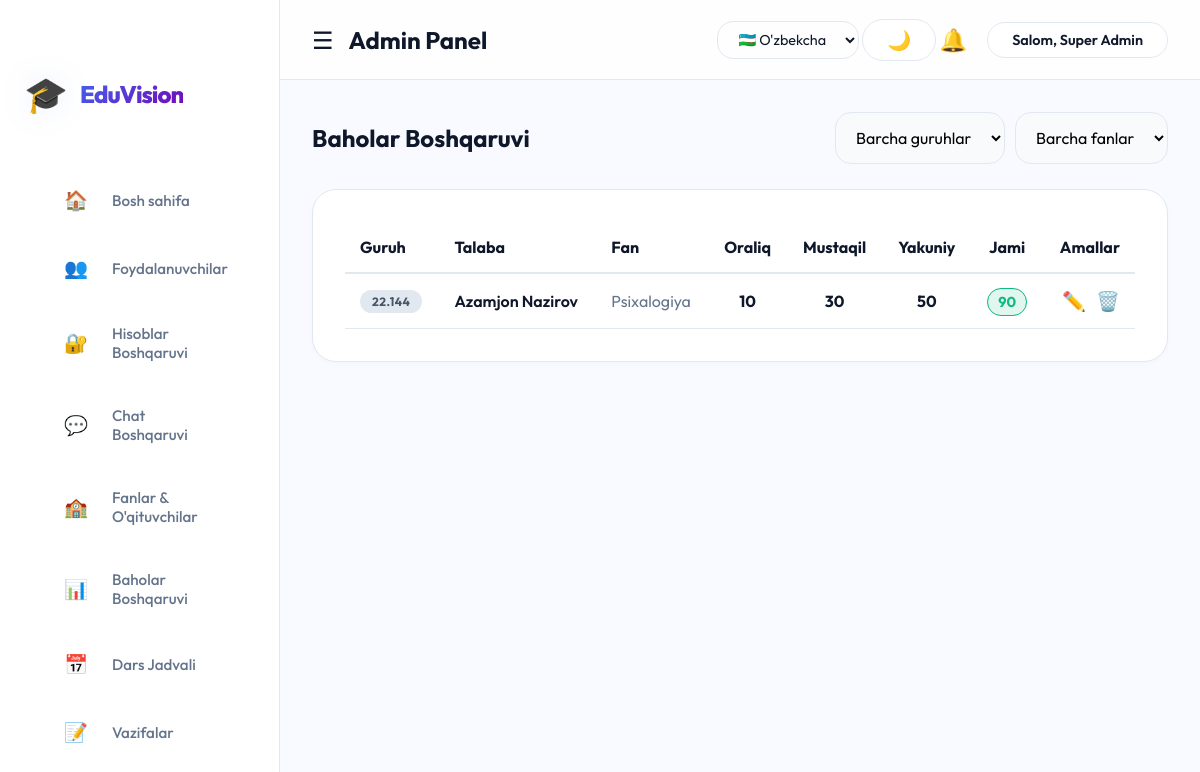
The app's page /admin/grades.php (signed in) with its own data.
### tables this page shows
CREATE TABLE `grades` (
  `id` int(11) NOT NULL,
  `student_id` int(11) DEFAULT NULL,
  `subject_id` int(11) DEFAULT NULL,
  `oraliq` int(11) DEFAULT '0',
  `mustaqil` int(11) DEFAULT '0',
  `yakuniy` int(11) DEFAULT '0',
  `created_at` timestamp NULL DEFAULT CURRENT_TIMESTAMP
);

CREATE TABLE `groups` (
  `id` int(11) NOT NULL,
  `name` varchar(100) NOT NULL,
  `created_at` timestamp NULL DEFAULT CURRENT_TIMESTAMP
);

CREATE TABLE `users` (
  `id` int(11) NOT NULL,
  `name` varchar(100) NOT NULL,
  `email` varchar(100) NOT NULL,
  `password` varchar(255) NOT NULL,
  `role` enum('admin','student','teacher') NOT NULL,
  `created_at` timestamp NULL DEFAULT CURRENT_TIMESTAMP,
  `status` enum('active','pending') NOT NULL DEFAULT 'pending'
);

CREATE TABLE `subjects` (
  `id` int(11) NOT NULL,
  `name` varchar(100) NOT NULL
);

### admin/grades.php (the view, shortened to what this page needs)
<?php
require '../config/db.php';
$group_filter = isset($_GET['group_id']) ? $_GET['group_id'] : '';
$subject_filter = isset($_GET['subject_id']) ? $_GET['subject_id'] : '';
$where_clauses = [];
$params = [];
$where_sql = !empty($where_clauses) ? "WHERE " . implode(" AND ", $where_clauses) : "";
$query = "
    SELECT g.*, u.name as student_name, s.name as subject_name, gr.name as group_name
    FROM grades g
    JOIN users u ON g.student_id = u.id
    JOIN subjects s ON g.subject_id = s.id
    JOIN user_groups ug ON u.id = ug.user_id
    JOIN `groups` gr ON ug.group_id = gr.id
    $where_sql
    ORDER BY gr.name, u.name
";
$stmt = $pdo->prepare($query);
$stmt->execute($params);
$grades = $stmt->fetchAll();
?>
<!DOCTYPE html>
<html lang="uz">
<head>
    <link rel="stylesheet" href="../assets/css/style.css">
</head>
<body>
    <?php include 'sidebar.php'; ?>
    <div class="main-content">
        <div style="display: flex; justify-content: space-between; align-items: center; margin-bottom: 25px;">
            <h2>Baholar Boshqaruvi</h2>
            <div style="display: flex; gap: 10px;">
                <select onchange="location.href='?group_id='+this.value+'&subject_id=<?= $subject_filter ?>'" class="form-control" style="width: auto;">
                    <option value="">Barcha guruhlar</option>
                </select>
                <select onchange="location.href='?subject_id='+this.value+'&group_id=<?= $group_filter ?>'" class="form-control" style="width: auto;">
                    <option value="">Barcha fanlar</option>
                </select>
            </div>
        </div>
        <div class="card">
            <div style="overflow-x: auto;">
                <table style="width: 100%; border-collapse: collapse;">
                    <thead>
                        <tr style="text-align: left; border-bottom: 2px solid var(--border-color);">
                            <th style="padding: 15px;">Guruh</th>
                            <th style="padding: 15px;">Talaba</th>
                            <th style="padding: 15px;">Fan</th>
                            <th style="padding: 15px; text-align: center;">Oraliq</th>
                            <th style="padding: 15px; text-align: center;">Mustaqil</th>
                            <th style="padding: 15px; text-align: center;">Yakuniy</th>
                            <th style="padding: 15px; text-align: center;">Jami</th>
                            <th style="padding: 15px; text-align: right;">Amallar</th>
                        </tr>
                    </thead>
                    <tbody>
                        <?php foreach ($grades as $g):
                            $total = $g['oraliq'] + $g['mustaqil'] + $g['yakuniy'];
                            $color = '#64748b';
                            if ($total >= 86) $color = '#10b981';
                            elseif ($total >= 71) $color = '#3b82f6';
                            elseif ($total >= 56) $color = '#f59e0b';
                            else $color = '#ef4444';
                        ?>
                            <tr style="border-bottom: 1px solid var(--border-color); transition: 0.2s;" onmouseover="this.style.background='rgba(0,0,0,0.02)'" onmouseout="this.style.background='transparent'">
                                <td style="padding: 15px;"><span class="badge" style="background: #e2e8f0; color: #475569;"><?= htmlspecialchars($g['group_name']) ?></span></td>
                                <td style="padding: 15px; font-weight: 600;"><?= htmlspecialchars($g['student_name']) ?></td>
                                <td style="padding: 15px; color: var(--text-light);"><?= htmlspecialchars($g['subject_name']) ?></td>
                                <td style="padding: 15px; text-align: center; font-weight: bold;"><?= $g['oraliq'] ?></td>
                                <td style="padding: 15px; text-align: center; font-weight: bold;"><?= $g['mustaqil'] ?></td>
                                <td style="padding: 15px; text-align: center; font-weight: bold;"><?= $g['yakuniy'] ?></td>
                                <td style="padding: 15px; text-align: center;">
                                    <span class="total-badge" style="background: <?= $color ?>20; color: <?= $color ?>; border: 1px solid <?= $color ?>;">
                                        <?= $total ?>
                                    </span>
                                </td>
                                <td style="padding: 15px; text-align: right;">
                                    <div style="display: flex; gap: 10px; justify-content: flex-end;">
                                        <a href="?edit=<?= $g['id'] ?>&group_id=<?= $group_filter ?>&subject_id=<?= $subject_filter ?>" title="Tahrirlash" style="text-decoration: none; font-size: 1.2rem;">✏️</a>
                                        <form method="POST" onsubmit="return confirm('Haqiqatdan ham ushbu bahoni o\'chirmoqchimisiz?');" style="display: inline;">
                                            <button type="submit" name="delete_grade" style="background: none; border: none; color: #ff4d4d; cursor: pointer; font-size: 1.2rem;">🗑️</button>
                                        </form>
                                    </div>
                                </td>
                            </tr>
                        <?php endforeach; ?>
                    </tbody>
                </table>
            </div>
        </div>
    </div>
</body>
</html>

### assets/css/style.css (style rules this page uses)
:root { --primary-color: #4361ee; --primary-hover: #3a56d4; --primary-soft: rgba(67, 97, 238, 0.1); --secondary-color: #f8faff; --sidebar-bg: #ffffff; --sidebar-text: #64748b; --sidebar-active: #4361ee; --sidebar-active-bg: rgba(67, 97, 238, 0.08); --text-dark: #0f172a; --text-light: #64748b; --danger: #ef4444; --success: #10b981; --warning: #f59e0b; --white: #ffffff; --border-color: #e2e8f0; --bg-card: #ffffff; --glass-bg: rgba(255, 255, 255, 0.7); --glass-border: rgba(255, 255, 255, 0.3); --shadow-sm: 0 2px 4px rgba(0, 0, 0, 0.02); --shadow-md: 0 10px 15px -3px rgba(0, 0, 0, 0.05); --shadow-lg: 0 20px 25px -5px rgba(0, 0, 0, 0.08); --shadow-premium: 0 20px 40px -10px rgba(67, 97, 238, 0.2); --radius-md: 16px; --radius-lg: 24px; --sidebar-width: 280px; --header-height: 80px; }
* { margin: 0; padding: 0; box-sizing: border-box; font-family: 'Outfit', sans-serif; }
body { background-color: var(--secondary-color); color: var(--text-dark); display: flex; min-height: 100vh; font-size: 16px; }
.form-control { width: 100%; padding: 0.875rem 1rem; border: 1px solid #e2e8f0; border-radius: var(--radius-md); font-size: 1rem; transition: all 0.2s; background: #f8fafc; }
.main-content { margin-left: var(--sidebar-width); width: calc(100% - var(--sidebar-width)); padding: 2rem; margin-top: var(--header-height); }
.card { background: white; padding: 2rem; border-radius: var(--radius-lg); box-shadow: var(--shadow-sm); margin-bottom: 2rem; border: 1px solid #e2e8f0; transition: all 0.3s ease; }
.badge { padding: 4px 12px; border-radius: 50px; font-size: 0.75rem; font-weight: 700; text-transform: uppercase; letter-spacing: 0.5px; display: inline-flex; align-items: center; }

### admin/grades.php (style rules this page uses)
.total-badge { padding: 4px 10px; border-radius: 20px; font-weight: bold; font-size: 0.9rem; }

### records on screen
grades: groups.name "22.144", student.name "Azamjon Nazirov", subject.name "Psixalogiya", oraliq "10", mustaqil "30", yakuniy "50", total "90"

### other values on screen
$lang['system_title'] "EduVision"
$lang['home'] "Bosh sahifa"
$lang['users'] "Foydalanuvchilar"
$lang['tasks'] "Vazifalar"
$lang['admin_panel'] "Admin Panel"
$lang['welcome'] "Salom"
$_SESSION['name'] "Super Admin"
